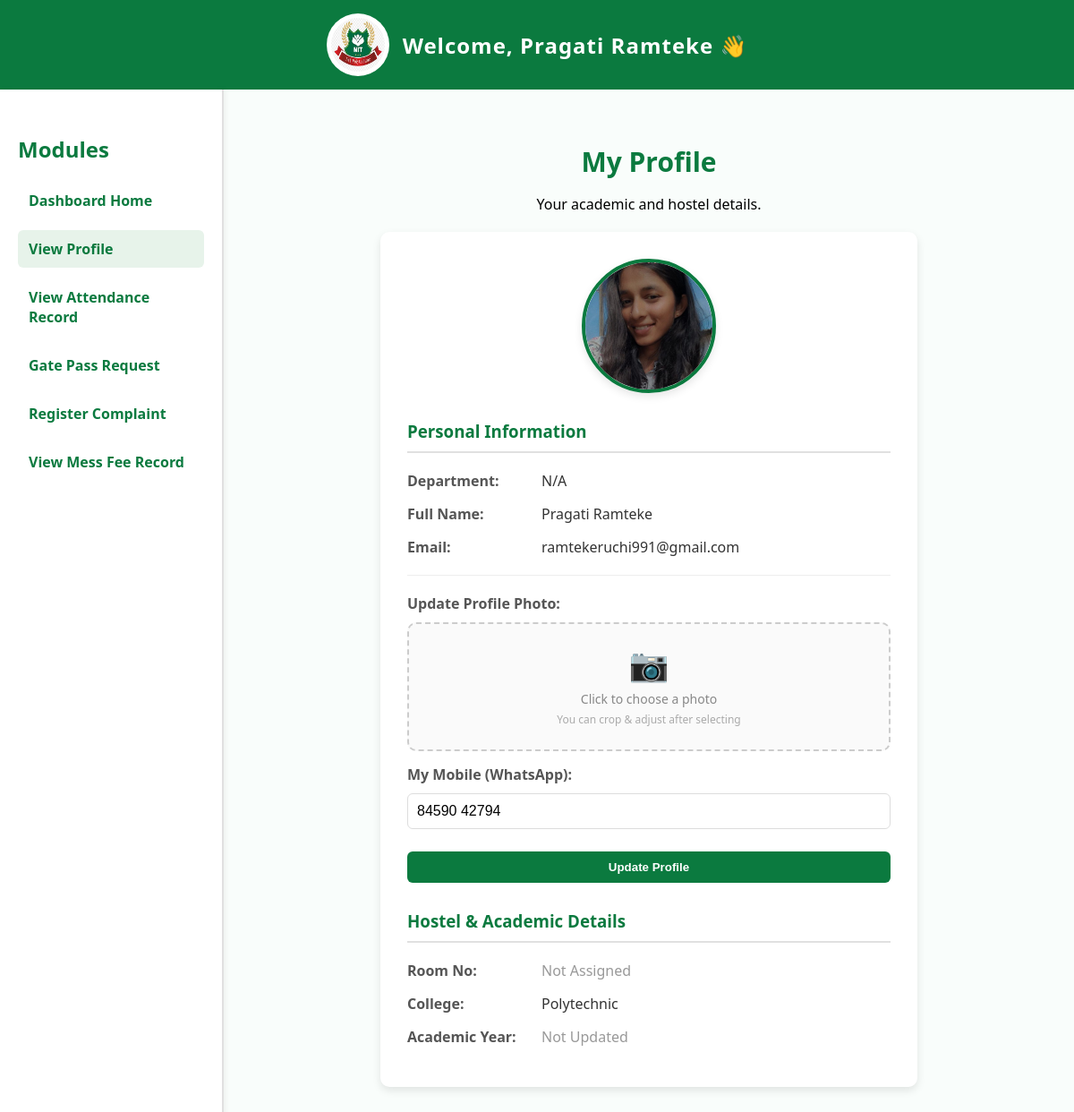
Page /student_profile.php (signed in) on the committed database.
### tables this page shows
CREATE TABLE `students_info` (
  `id` int NOT NULL,
  `user_id` int NOT NULL,
  `student_name` varchar(100) NOT NULL,
  `college_name` varchar(100) DEFAULT NULL,
  `department_name` varchar(100) DEFAULT NULL,
  `room_no` varchar(50) DEFAULT NULL,
  `academic_year` varchar(50) DEFAULT NULL,
  `college_type` enum('Polytechnic','Engineering') DEFAULT NULL,
  `department` varchar(100) DEFAULT NULL,
  `parent_name` varchar(100) DEFAULT NULL,
  `parent_mobile` varchar(20) DEFAULT NULL,
  `student_mobile` varchar(20) DEFAULT NULL,
  `profile_photo` varchar(255) DEFAULT NULL,
  `course_type` enum('Engineering','Polytechnic') DEFAULT NULL,
  `npoly_id` varchar(50) DEFAULT NULL
);

CREATE TABLE `users` (
  `id` int NOT NULL,
  `fullname` varchar(100) DEFAULT NULL,
  `email` varchar(100) DEFAULT NULL,
  `password` varchar(100) DEFAULT NULL,
  `role` enum('admin','warden','student','hod','principal_poly','principal_engg','incharge_poly','incharge_engg') NOT NULL,
  `college_name` varchar(100) DEFAULT NULL,
  `department_name` varchar(100) DEFAULT NULL,
  `created_at` timestamp NULL DEFAULT CURRENT_TIMESTAMP
);

### student_profile.php (the view, shortened to what this page needs)
<?php
include("db.php");
$user_id = $_SESSION['user_id'];
$query = "SELECT u.fullname, u.email, s.room_no, s.academic_year, s.college_name, s.student_mobile, s.npoly_id, s.profile_photo
          FROM users u
          LEFT JOIN students_info s ON u.id = s.user_id
          WHERE u.id = ?";
$stmt = $conn->prepare($query);
$stmt->bind_param("i", $user_id);
$stmt->execute();
$result = $stmt->get_result();
$profile = $result->fetch_assoc();
?>
<!DOCTYPE html>
<html lang="en">
<head>
    <link rel="stylesheet" href="student.css">
    <link rel="stylesheet" href="https://cdnjs.cloudflare.com/ajax/libs/cropperjs/1.6.1/cropper.min.css">
    <link rel="stylesheet" href="responsive.css">
</head>
<body>
    <header>
        <img src="nit_logo.png.jpg" alt="NIT Logo">
        Welcome, <?php echo $_SESSION['username']; ?> 👋
    </header>
    <div class="dashboard">
        <div class="sidebar">
            <h2>Modules</h2>
            <a href="student.php">Dashboard Home</a>
            <a href="student_profile.php" style="background: #e7f3ea;">View Profile</a>
            <a href="student_attendance.php">View Attendance Record</a>
            <a href="student_gatepass.php">Gate Pass Request</a>
            <a href="student_complaints.php">Register Complaint</a>
            <a href="student_mess_fee.php">View Mess Fee Record</a>
        </div>
        <div class="content">
            <h1>My Profile</h1>
            <p>Your academic and hostel details.</p>
            <div class="profile-card">
                <div style="text-align: center; margin-bottom: 25px;">
                    <?php if(!empty($profile['profile_photo'])): ?>
                        <img src="uploads/profile_photos/<?php echo $profile['profile_photo']; ?>" alt="Profile Photo" style="width: 150px; height: 150px; border-radius: 50%; object-fit: cover; border: 4px solid #0b7a3f; box-shadow: 0 4px 10px rgba(0,0,0,0.1);">
                    <?php else: ?>
                        <div style="width: 150px; height: 150px; border-radius: 50%; background: #eee; display: flex; align-items: center; justify-content: center; margin: 0 auto; color: #999; border: 4px solid #ddd;">
                            No Photo
                        </div>
                    <?php endif; ?>
                </div>
                <h3>Personal Information</h3>
                <div class="profile-info">
                    <div class="profile-label">Department:</div>
                    <div class="profile-value"><?php echo htmlspecialchars($profile['department_name'] ?? 'N/A'); ?></div>
                </div>
                <div class="profile-info">
                    <div class="profile-label">Full Name:</div>
                    <div class="profile-value"><?php echo htmlspecialchars($profile['fullname']); ?></div>
                </div>
                <div class="profile-info">
                    <div class="profile-label">Email:</div>
                    <div class="profile-value"><?php echo htmlspecialchars($profile['email']); ?></div>
                </div>
                <form method="POST" action="" enctype="multipart/form-data" id="profileForm" style="margin-top: 20px; border-top: 1px solid #eee; padding-top: 20px;">
                    <div class="profile-info" style="flex-direction: column; gap: 10px;">
                        <label class="profile-label" style="width: 100%;">Update Profile Photo:</label>
                        <div class="photo-upload-area" onclick="document.getElementById('photoInput').click()">
                            <div class="icon">📷</div>
                            <p>Click to choose a photo</p>
                            <p style="font-size:12px; color:#aaa;">You can crop & adjust after selecting</p>
                        </div>
                    </div>
                    <div class="profile-info" style="flex-direction: column; gap: 10px;">
                        <label class="profile-label" style="width: 100%;">My Mobile (WhatsApp):</label>
                        <input type="text" name="student_mobile" value="<?php echo htmlspecialchars($profile['student_mobile'] ?? ''); ?>" style="padding: 10px; border: 1px solid #ddd; border-radius: 6px;" required>
                    </div>
                    <button type="submit" name="update_profile" style="background: #0b7a3f; color: white; border: none; padding: 10px 20px; border-radius: 6px; cursor: pointer; font-weight: 600; width: 100%; margin-top: 10px;">Update Profile</button>
                </form>
                <h3 style="margin-top: 30px;">Hostel & Academic Details</h3>
                <div class="profile-info">
                    <div class="profile-label">Room No:</div>
                    <div class="profile-value"><?php echo isset($profile['room_no']) && $profile['room_no'] != '' ? htmlspecialchars($profile['room_no']) : '<span style="color:#999;">Not Assigned</span>'; ?></div>
                </div>
                <div class="profile-info">
                    <div class="profile-label">College:</div>
                    <div class="profile-value"><?php echo isset($profile['college_name']) && $profile['college_name'] != '' ? htmlspecialchars($profile['college_name']) : '<span style="color:#999;">Not Updated</span>'; ?></div>
                </div>
                <div class="profile-info">
                    <div class="profile-label">Academic Year:</div>
                    <div class="profile-value"><?php echo isset($profile['academic_year']) && $profile['academic_year'] != '' ? htmlspecialchars($profile['academic_year']) : '<span style="color:#999;">Not Updated</span>'; ?></div>
                </div>
            </div>
        </div>
    </div>
</body>
</html>

### student.css (style rules this page uses)
body { font-family: "Segoe UI", sans-serif; margin: 0; background: #f9fdfb; }
header { background: #0b7a3f; color: white; display: flex; align-items: center; justify-content: center; padding: 15px 0; font-size: 24px; font-weight: bold; letter-spacing: 1px; }
header img { width: 70px; height: 70px; margin-right: 15px; border-radius: 50%; background: white; padding: 5px; }
.dashboard { display: flex; min-height: 90vh; }
.sidebar { width: 250px; background: #fff; padding: 30px 20px; border-right: 2px solid #e0e0e0; box-shadow: 2px 0 6px rgba(0, 0, 0, 0.05); }
.sidebar h2 { color: #0b7a3f; margin-bottom: 20px; }
.sidebar a { display: block; text-decoration: none; color: #0b7a3f; font-weight: 600; margin: 12px 0; padding: 10px 12px; border-radius: 6px; transition: 0.3s; }
.content { flex: 1; padding: 40px; text-align: center; }
.content h1 { color: #0b7a3f; font-size: 30px; margin-bottom: 10px; }
button { margin-top: 30px; padding: 10px 18px; background: #b71c1c; color: white; border: none; border-radius: 6px; cursor: pointer; font-weight: 600; transition: 0.3s; }

### responsive.css (style rules this page uses)
*, *::before, *::after { box-sizing: border-box; }
img { max-width: 100%; height: auto; }
input, select, textarea { font-size: 16px; }

### student_profile.php (style rules this page uses)
.profile-card { background: white; padding: 30px; border-radius: 10px; box-shadow: 0 4px 10px rgba(0,0,0,0.1); margin-top: 20px; text-align: left; max-width: 600px; margin-left: auto; margin-right: auto; }
.profile-card h3 { color: #0b7a3f; border-bottom: 2px solid #e0e0e0; padding-bottom: 10px; margin-bottom: 20px; }
.profile-info { display: flex; margin-bottom: 15px; font-size: 16px; }
.profile-label { font-weight: 600; width: 150px; color: #555; }
.profile-value { color: #333; }
.photo-upload-area { border: 2px dashed #ccc; border-radius: 10px; padding: 20px; text-align: center; cursor: pointer; transition: border-color 0.3s; background: #fafafa; }
.photo-upload-area p { margin: 5px 0; color: #888; font-size: 14px; }
.photo-upload-area .icon { font-size: 36px; }

### rows in the picture
students_info: profile_photo (picture), user.fullname "Pragati Ramteke", user.email "ramtekeruchi991@gmail.com", student_mobile "84590 42794", college_name "Polytechnic"

### other values in the picture
$_SESSION['username'] "Pragati Ramteke"
$profile['department_name'] "N/A"
